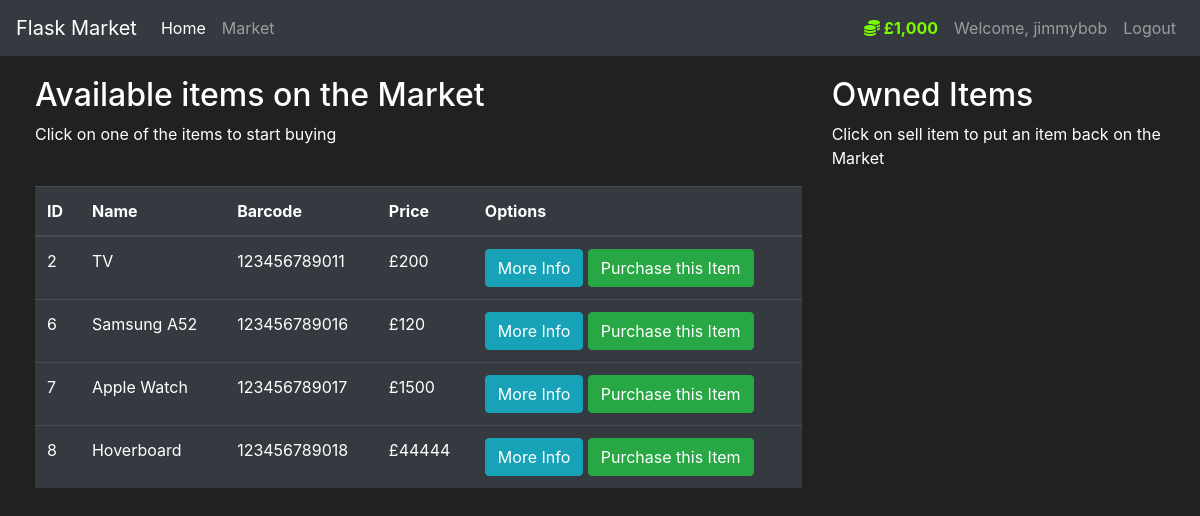
The page /market (signed in) on the database its author committed.
### market/models.py (models this page shows, shortened)
class User(db.Model, UserMixin):
    id = db.Column(db.Integer(), primary_key=True)
    username = db.Column(db.String(length=30), nullable=False, unique=True)
    email_address = db.Column(db.String(length=50), nullable=False, unique=True)
    password_hash = db.Column(db.String(length=60), nullable=False)
    budget = db.Column(db.Integer(), nullable=False, default=1000)
    items = db.relationship('Item', backref='owned_user', lazy=True)
    @property
    def password(self):
        return self.password
    @property
    def prettier_budget(self):
        if len(str(self.budget)) >= 4:
            return f'£{str(self.budget)[:-3]},{str(self.budget)[-3:]}'
        else:
            return f'£{self.budget}'

class Item(db.Model):
    id = db.Column(db.Integer(), primary_key=True)
    name = db.Column(db.String(length=30), nullable=False, unique=True)
    price = db.Column(db.Integer(), nullable=False)
    barcode = db.Column(db.String(length=12), nullable=False, unique=True)
    description = db.Column(db.String(length=1024), nullable=False, unique=True)
    owner = db.Column(db.Integer(), db.ForeignKey('user.id'))

### market/routes.py (the view, shortened to what this page needs)
@app.route('/market', methods=['GET', 'POST'])
@login_required
def market_page():
    purchase_form = PurchaseItemForm()
    if request.method == "GET":
        items = Item.query.filter_by(owner=None)
        return render_template('market.html', items=items, purchase_form=purchase_form)

### market/models.py (called while the page is built)
@login_manager.user_loader
def load_user(user_id):
    return User.query.get(int(user_id))

### market/templates/market.html (shortened to what this page needs)
{% extends 'base.html' %}
{% block content %}
<div class="row" style="margin-top:20px; margin-left:20px">
    <div class="col-8">
        <h2>Available items on the Market</h2>
        <p>Click on one of the items to start buying</p>
        <br>
        <table class="table table-hover table-dark">
            <thead>
            <tr>
                <th scope="col">ID</th>
                <th scope="col">Name</th>
                <th scope="col">Barcode</th>
                <th scope="col">Price</th>
                <th scope="col">Options</th>
            </tr>
            </thead>
            <tbody>
            {% for item in items %}
            <tr>
                <td>{{ item.id }}</td>
                <td>{{ item.name }}</td>
                <td>{{ item.barcode }}</td>
                <td>£{{ item.price }}</td>
                <td>
                    <button class="btn btn-outline btn-info" data-toggle="modal"
                            data-target="#Modal-MoreInfo-{{ item.id }}">More Info
                    </button>
                    <button class="btn btn-outline btn-success" data-toggle="modal"
                            data-target="#Modal-PurchaseConfirm-{{ item.id }}">Purchase this Item
                    </button>
                </td>
            </tr>
            {% endfor %}
            </tbody>
        </table>
    </div>
    <div class="col-4">
        <h2>Owned Items</h2>
        <p>Click on sell item to put an item back on the Market</p>
        <br>
    </div>
</div>
{% endblock %}

### market/templates/base.html (shortened to what this page needs)
<!doctype html>
<html lang="en">
<head>
    <link rel="stylesheet" href="https://cdn.jsdelivr.net/npm/bootstrap@4.5.3/dist/css/bootstrap.min.css"
>
    <link rel="stylesheet" href="https://cdnjs.cloudflare.com/ajax/libs/font-awesome/6.3.0/css/all.min.css">
</head>
<body>
<nav class="navbar navbar-expand-md navbar-dark bg-dark">
    <a class="navbar-brand" href="#">Flask Market</a>
    <div class="collapse navbar-collapse" id="navbarNav">
        <ul class="navbar-nav mr-auto">
            <li class="nav-item active">
                <a class="nav-link" href="{{ url_for('home_page') }}">Home <span class="sr-only">(current)</span></a>
            </li>
            <li class="nav-item">
                <a class="nav-link" href="{{ url_for('market_page') }}">Market</a>
            </li>
        </ul>
        {% if current_user.is_authenticated %}
        <ul class="navbar-nav">
            <li class="nav-item">
                <a class="nav-link" style="color: lawngreen; font-weight: bold">
                    <i class="fas fa-coins"></i>
                    {{ current_user.prettier_budget }}
                </a>
            </li>
            <li class="nav-item">
                <a class="nav-link">Welcome, {{ current_user.username }}</a>
            </li>
            <li class="nav-item">
                <a class="nav-link" href="{{ url_for('logout_page') }}">Logout</a>
            </li>
        </ul>
        {% endif %}
    </div>
</nav>
{% block content %}
{% endblock %}
</body>
</html>

### market/templates/base.html (style rules this page uses)
body { background-color: #212121; color: white }

### rows shown on the page
User: prettier_budget "£1,000", username "jimmybob"
Item: id "2", name "TV", barcode "123456789011", price "200"
Item: id "6", name "Samsung A52", barcode "123456789016", price "120"
Item: id "7", name "Apple Watch", barcode "123456789017", price "1500"
Item: id "8", name "Hoverboard", barcode "123456789018", price "44444"
